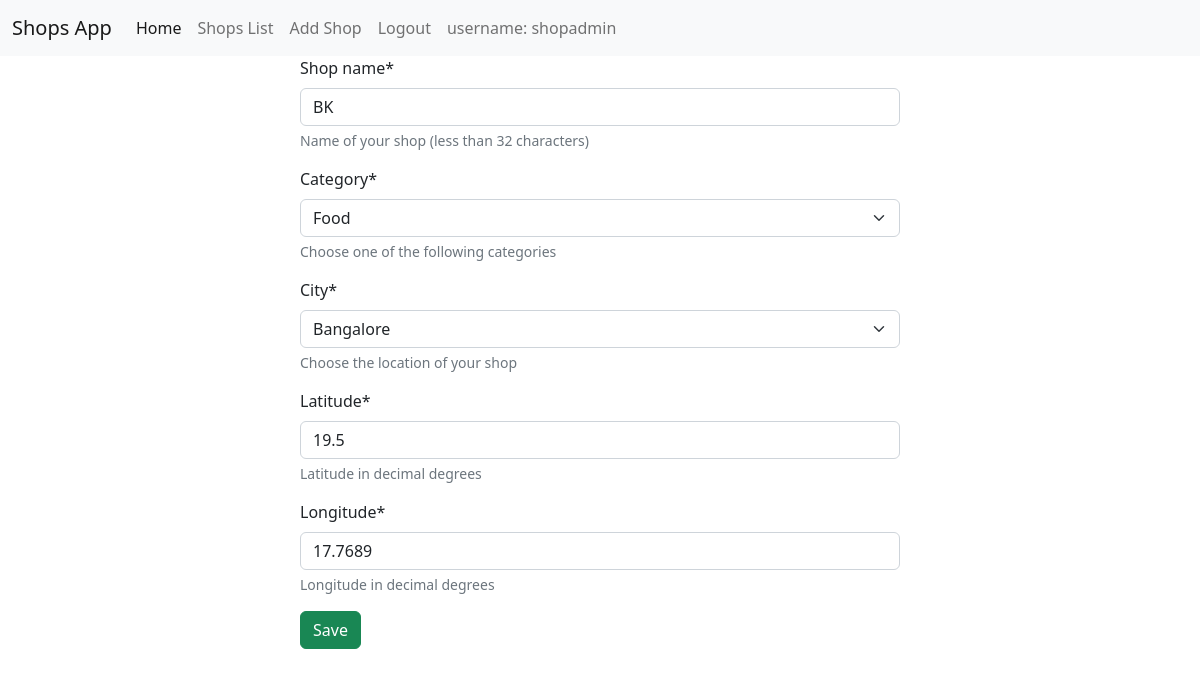
Screenshot of /edit_shop/3/ (signed in) with the database file from the repository.
### shops_app/models.py (models this page shows, shortened)
class Shop(models.Model):
    category_choices = (
        ('Clothing', 'Clothing'),
        ('Groceries', 'Groceries'),
        ('Food', 'Food'),
        ('Others', 'Others')
    )
    city_choices = (
        ("Bangalore", "Bangalore"),
    )
    shop_name = models.CharField(max_length=32, help_text='Name of your shop (less than 32 characters)')
    category = models.CharField(choices=category_choices, max_length=32, help_text='Choose one of the following categories')
    city = models.CharField(choices=city_choices, max_length=128, help_text="Choose the location of your shop")
    latitude = models.FloatField(help_text='Latitude in decimal degrees', validators=[
            MaxValueValidator(90),
            MinValueValidator(-90)
        ])
    longitude = models.FloatField(help_text='Longitude in decimal degrees', validators=[
            MaxValueValidator(180),
            MinValueValidator(-180)
        ])
    created_at = models.DateTimeField(auto_now_add=True)
    updated_at = models.DateTimeField(auto_now=True)

### shops_app/views.py (the view)
# urls.py: path('edit_shop/', views.add_or_edit_shop, name='edit_shop'),
@login_required
def add_or_edit_shop(request, shop_id=None):
    if shop_id:
        item = get_object_or_404(Shop, pk=shop_id)
    else:
        item = None
    if request.method == 'POST':
        form = ShopForm(request.POST, instance=item)
        if form.is_valid():
            item = form.save()
            return redirect('shops_list')
    else:
        form = ShopForm(instance=item)
    return render(request, 'edit_shop.html', {'form': form, 'title': "Add or edit shop"})

### shops_app/forms.py
class ShopForm(forms.ModelForm):
    class Meta:
        model = Shop
        fields = '__all__'

### shops_app/templates/edit_shop.html (shortened to what this page needs)
{% extends 'base.html' %}
{% block content %}
{% load crispy_forms_tags %}
<!DOCTYPE html>
<html lang="en">
<head>
</head>
<body>
    <form method="POST" class="w-50 mx-auto">
        {{ form| crispy }}
        <input type="submit" class="btn btn-success" value="Save">
    </form>
</body>
</html>
{% endblock content %}

### shops_app/templates/base.html (shortened to what this page needs)
<!DOCTYPE html>
<html lang="en">
<head>
    <link href="https://cdn.jsdelivr.net/npm/bootstrap@5.2.3/dist/css/bootstrap.min.css" rel="stylesheet">
</head>
<body>
    <nav class="navbar navbar-expand-lg navbar-light bg-light">
        <div class="container-fluid">
            <a class="navbar-brand" href="/">Shops App</a>
            <div class="collapse navbar-collapse" id="navbarNav">
                <ul class="navbar-nav d-flex">
                    <li class="nav-item">
                        <a class="nav-link active" aria-current="page" href="/">Home</a>
                    </li>
                    <li class="nav-item">
                        <a class="nav-link" href="/shops">Shops List</a>
                    </li>
                    <li class="nav-item">
                        <a class="nav-link" href="/edit_shop">Add Shop</a>
                    </li>
                    <li class="nav-item">
                        {% if user.is_authenticated %}
                        <a class="nav-link" href="/logout">Logout</a>
                        {% else %}
                        <a class="nav-link" href="/login">Login</a>
                        {% endif %}
                    </li>
                    {% if user.is_authenticated %}
                    <li class="nav-item">
                        <a class="nav-link">username: {{user.username}}</a>
                    </li>
                    {% endif %}
                </ul>
            </div>
        </div>
    </nav>
   {% block content %}
   {% endblock content %}
</body>
</html>

### rows the page displays
Shop: shop_name "BK", category "Food", city "Bangalore", latitude "19.5", longitude "17.7689"

### other values shown
{{ user.username }} "shopadmin"
